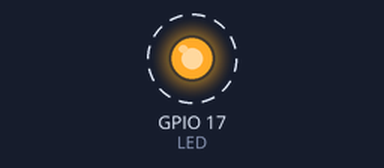
The sketch below on a simulated ESP32. Shown: output pins drawn as LEDs (lit = HIGH). Dashed ring = blinking. What the sketch prints to the serial monitor is not drawn.

Above: at 1.5 s.
Timing chart, 0 to 5.6 s (numbered marks = the images above):
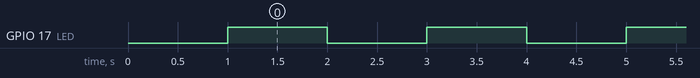

Measured:
- by itself, GPIO 17 (LED): alternates HIGH for 1.0 s and LOW for 1.0 s

The sketch:

led_test.ino
```cpp
const int LED = 17;
void setup()
{
pinMode(LED,OUTPUT);
Serial.begin(115200);
delay(1000);
Serial.println("ESP32 Led Test");
}
void loop()
{
digitalWrite(LED,HIGH);
delay(1000);
digitalWrite(LED,LOW);
delay(1000);
}
```
